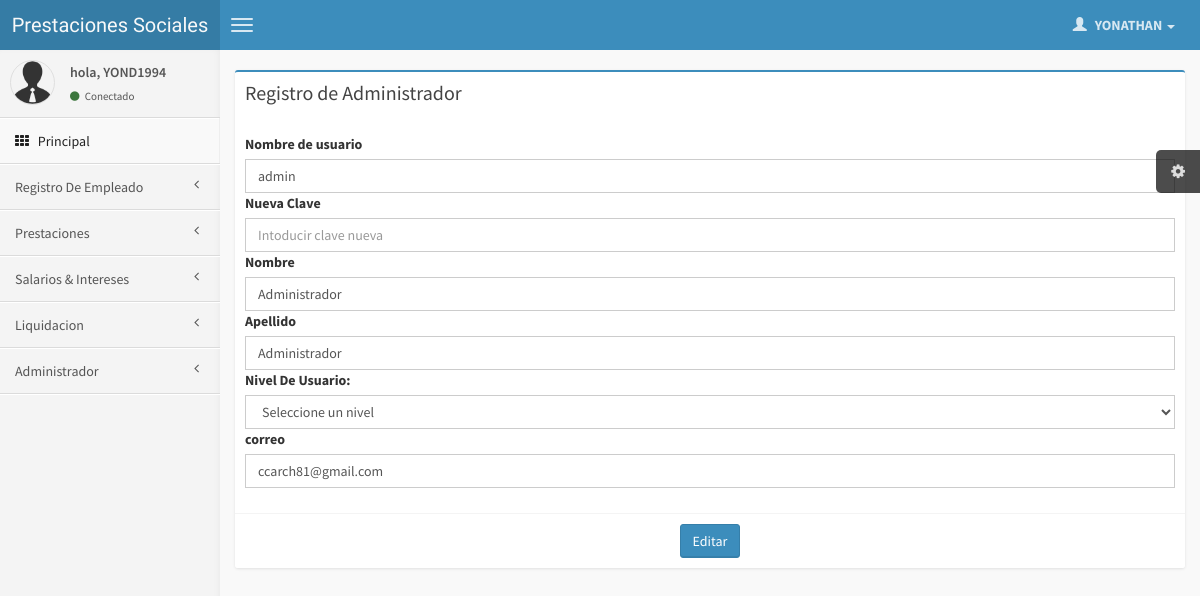
Page /paginas/editaradmin.php?id=1 (signed in) on the committed database.
### tables this page shows
CREATE TABLE `administrador` (
  `id` int(11) NOT NULL auto_increment,
  `usuario` varchar(50) NOT NULL,
  `pass` varchar(100) NOT NULL,
  `nombre` varchar(30) NOT NULL,
  `apellido` varchar(30) NOT NULL,
  `pregunta` varchar(50) NOT NULL,
  `respuesta` varchar(50) NOT NULL,
  `correo` varchar(50) NOT NULL,
  `id_extreme` varchar(50) NOT NULL,
  `tipo` int(2) NOT NULL,
  `imagen` varchar(40) NOT NULL,
  PRIMARY KEY  (`id`)
);

### sesion.class.php (called while the page is built, shortened)
<?php
class sesion {
  public function get($nombre) {
     if (isset ( $_SESSION [$nombre] )) {
        return $_SESSION [$nombre];
     } else {
         return false;
     }
  }
}
?>

### paginas/editaradmin.php (the view, shortened to what this page needs)
<?php
include("cabecera.php");
 require ('validarnum.php');
  $link=conectarse() ;
?>
<div class="col-md-12">
                            <div class="box box-primary">
                                <div class="box-header">
                                    <h3 class="box-title">Registro de Administrador</h3>
                                </div>
   	<?
	 $x1=$_GET['id'];
	$query="SELECT * FROM administrador WHERE id='".$x1."'";
	$result=mysql_query($query,$link) or die("Error: ".mysql_error());
	while($Rs=mysql_fetch_array($result)) {
		?>
                                <form role="form"  name="fe" action="" method="post" >
                                    <div class="box-body">
                                        <div class="form-group">
											<label for="exampleInputFile">Nombre de usuario</label>
                                            <input  required type="tex"   name="usuario" class="form-control" value="<?php echo $Rs['usuario']; ?>" id="exampleInputEmail1" placeholder="Intoducir el Nombre de usuario">
											<label for="exampleInputFile"> Nueva Clave</label>
                                            <input  required type="password"   name="pass" class="form-control"  id="exampleInputEmail1" placeholder="Intoducir clave nueva">
											<label for="exampleInputFile">Nombre</label>
                                            <input  required type="tex" onkeypress="return caracteres(event)" onblur="this.value=this.value.toUpperCase();"  name="nombre" class="form-control" value="<?php echo $Rs['nombre']; ?>" id="exampleInputEmail1" placeholder="Intoducir el Nombre">
											<label for="exampleInputFile">Apellido</label>
											<input   onkeypress="return caracteres(event)" onblur="this.value=this.value.toUpperCase();" required type="tex" name="apellido" class="form-control" value="<?php echo $Rs['apellido']; ?>" id="exampleInputEmail1" placeholder="Apellido">
											<label for="exampleInputEmail">Nivel De Usuario:</label>
											    <select  for="exampleInputEmail" class="form-control" name='tipo'>
												 <option  value="2">Seleccione un nivel</option>
   </select>
											<label for="exampleInputFile">correo</label>
											<input  required type="email" name="correo" class="form-control" value="<?php echo $Rs['correo']; ?>"  placeholder="Correo">
                                        </div>
           <?
		   }
		   ?>
                                    </div>
                                    <div class="box-footer">
									<center>
                                        <button name="btn1"  onClick="return confirm('Esta seguro que desea Editar este Registro?');" type="submit" value="Editar" class="btn btn-primary">Editar</button>
								</center>
                                    </div>
                                </form>
                            </div>
<?php
include("pie.php");
?>

### paginas/cabecera.php (shortened to what this page needs)
<?php
	require_once("../sesion.class.php");
	$sesion = new sesion();
	$usuario = $sesion->get("usuario_dq");
	if( $usuario == false )
	{
		header("Location: ../index.php");
	}
	else
	{
 include_once("../config.php");
		$consulta = "select usuario,tipo,nombre,apellido,correo,imagen from administrador where usuario = '$usuario';";
		$result = $conexion->query($consulta);
		if($result->num_rows > 0)
		{
			$fila = $result->fetch_assoc();
			 $a=$fila["tipo"];
		  $b=$fila["nombre"];
		}
	?>
<!DOCTYPE html>
<html>
    <head>
        <link href="../css/bootstrap.min.css" rel="stylesheet" type="text/css" />
        <link href="../css/font-awesome.min.css" rel="stylesheet" type="text/css" />
        <link href="../css/ionicons.min.css" rel="stylesheet" type="text/css" />
        <link href="../css/AdminLTE.css" rel="stylesheet" type="text/css" />
		 <link href="../../css/daterangepicker/daterangepicker-bs3.css" rel="stylesheet" type="text/css" />
        <link href="../../css/iCheck/all.css" rel="stylesheet" type="text/css" />
        <link href="../../css/colorpicker/bootstrap-colorpicker.min.css" rel="stylesheet"/>
        <link href="../../css/timepicker/bootstrap-timepicker.min.css" rel="stylesheet"/>
<link rel="stylesheet" type="text/css" href="../calendar/tcal.css" />
    </head>
    <body class="skin-blue">
        <header class="header">
            <a href="#" class="logo">
                Prestaciones Sociales
            </a>
            <nav class="navbar navbar-static-top" role="navigation">
                <a href="#" class="navbar-btn sidebar-toggle" data-toggle="offcanvas" role="button">
                    <span class="icon-bar"></span>
                    <span class="icon-bar"></span>
                    <span class="icon-bar"></span>
                </a>
                <div class="navbar-right">
                    <ul class="nav navbar-nav">
                        <li class="dropdown messages-menu">
                        <li class="dropdown tasks-menu">
                        <li class="dropdown user user-menu">
                            <a href="#" class="dropdown-toggle" data-toggle="dropdown">
                                <i class="glyphicon glyphicon-user"></i>
                                <span> <?php echo $b;  ?> <i class="caret"></i></span>
                            </a>
                        </li>
                    </ul>
                </div>
            </nav>
        </header>
        <div class="wrapper row-offcanvas row-offcanvas-left">
            <aside class="left-side sidebar-offcanvas">
                <section class="sidebar">
                    <div class="user-panel">
                        <div class="pull-left image">
                            <img src="../img/avatar3.png" class="img-circle" alt="User Image" />
                        </div>
                        <div class="pull-left info">
                            <p>hola, <?php echo $usuario;  ?></p>
                            <a href="#"><i class="fa fa-circle text-success"></i> Conectado</a>
                        </div>
                    </div>
                    <ul class="sidebar-menu">
                        <li class="active"><?php
							if($a==1){
								echo '
                            <a href="index.php" data-ajax="false">';
							}else {
							echo '
                            <a href="index2.php" data-ajax="false">';
							}  ?>
                                <i class="fa fa-th"></i> <span>Principal</span>
                            </a>
                        </li>
                        <li class="treeview">
						<?php
							if($a==1){
								echo '
                            <a href="index.php" data-ajax="false">';
							}else {
							echo '
                            <a href="index2.php" data-ajax="false">';
							}  ?>
                                <span>Registro De Empleado</span>
                               <i class="fa fa-angle-left pull-right"></i>
                            </a>
                        </li>
                        <li class="treeview">
                            <a href="#">
                                <span>Prestaciones</span>
                                <i class="fa fa-angle-left pull-right"></i>
                            </a>
                        </li>
                        <li class="treeview">
                            <a href="#">
                                 <span>Salarios & Intereses</span>
                                <i class="fa fa-angle-left pull-right"></i>
                            </a>
                        </li>
                       <li class="treeview">
                            <a href="categorias.php?cate=5" data-ajax="false">
                                <i class="fa fa-angle-left pull-right"></i> <span>Liquidacion </span>
                            </a>
                        </li>
                             <li class="treeview">
                            <a href="#">
                                 <i class="fa fa-angle-left pull-right"></i> <span>Administrador</span>
                            </a>
                        </li>
                    </ul>
                </section>
            </aside>
            <aside class="right-side">
			<?php
			}
			?>

### rows in the picture
administrador: nombre "YONATHAN"
administrador: usuario "admin", nombre "Administrador", apellido "Administrador", correo "ccarch81@gmail.com"

### other values in the picture
$usuario "YOND1994"
